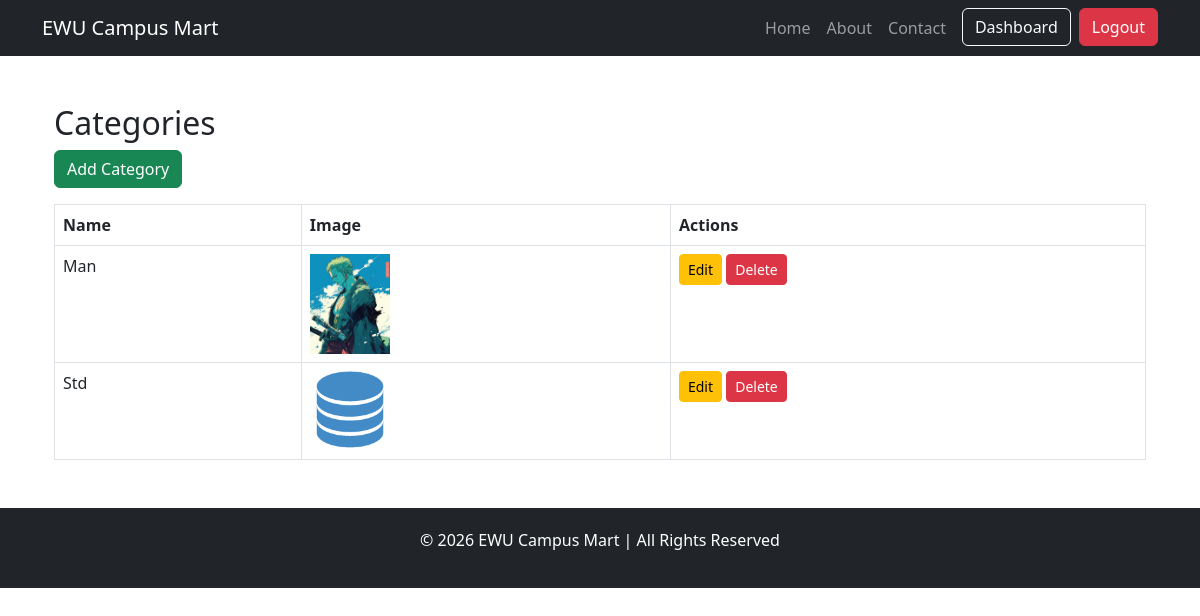
/seller/categories/ (signed in), run on an earlier commit of the app's database.
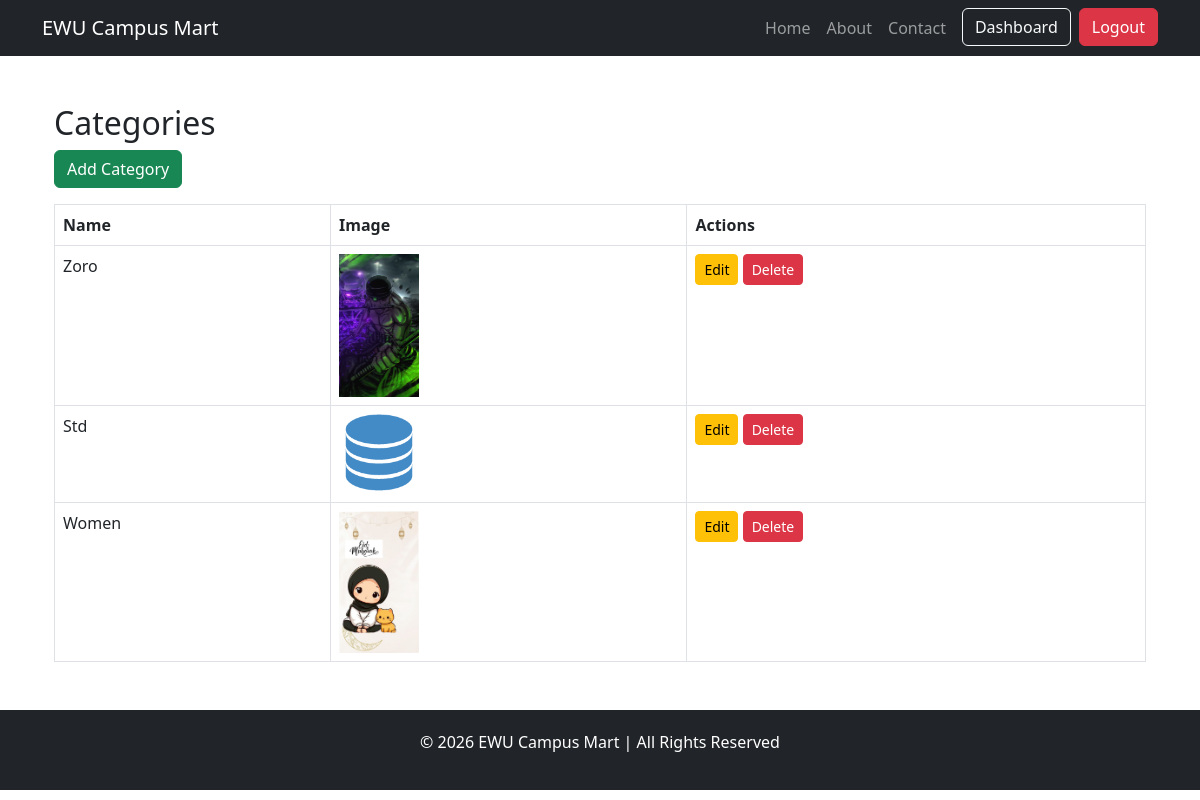
And on a later commit of the database.
### products/models.py (models this page shows, shortened)
class Category(BaseModel):
    category_name = models.CharField(max_length=100)
    slug = models.SlugField(unique=True , null=True , blank=True)
    category_image = models.ImageField(upload_to="categories")

### seller/middlewares.py (the view)
    def wrapped_view(request, *args, **kwargs):
        if not request.user.is_authenticated or not request.user.is_seller:
            return redirect("seller-login")
        return view_func(request, *args, **kwargs)

### seller/views.py (called while the page is built)
@auth
def seller_categories(request):
    categories = Category.objects.all()
    return render(request, 'categories.html', {'categories': categories})

### seller/templates/categories.html
{% extends "seller_base.html" %}
{% block content %}
<div class="container mt-5">
    <h2>Categories</h2>
    <a href="{% url 'add-category' %}" class="btn btn-success mb-3">
        Add Category
    </a>
    <table class="table table-bordered">
        <tr>
            <th>Name</th>
            <th>Image</th>
            <th>Actions</th>
        </tr>
        {% for category in categories %}
        <tr>
            <td>{{ category.category_name }}</td>
            <td>
                {% if category.category_image %}
                    <img src="{{ category.category_image.url }}" width="80">
                {% endif %}
            </td>
            <td>
                <a href="{% url 'edit-category' category.uid %}" class="btn btn-warning btn-sm">Edit</a>
                <a href="{% url 'delete-category' category.uid %}" class="btn btn-danger btn-sm">Delete</a>
            </td>
        </tr>
        {% endfor %}
    </table>
</div>
{% endblock %}

### seller/templates/seller_base.html (shortened to what this page needs)
{% load static %}
<!doctype html>
<html lang="en">
  <head>
    <link
      href="https://cdn.jsdelivr.net/npm/bootstrap@5.3.0/dist/css/bootstrap.min.css"
      rel="stylesheet"
    />
  </head>
  <body>
    <nav class="navbar navbar-expand-lg navbar-dark bg-dark">
      <div class="container">
        <a class="navbar-brand" href="{% url 'seller-home' %}">EWU Campus Mart</a>
        <div class="collapse navbar-collapse" id="navbarNav">
          <ul class="navbar-nav ms-auto">
            <li class="nav-item"><a class="nav-link" href="{% url 'seller-home' %}">Home</a></li>
            <li class="nav-item"><a class="nav-link" href="/about">About</a></li>
            <li class="nav-item"><a class="nav-link" href="/contact">Contact</a></li>
            {% if request.user.is_authenticated and request.user.is_seller %}
              <li class="nav-item">
                <a class="btn btn-outline-light ms-2" href="{% url 'seller-dashboard' %}">Dashboard</a>
              </li>
              <li class="nav-item">
                <a class="btn btn-danger ms-2" href="{% url 'seller-logout' %}">Logout</a>
              </li>
            {% endif %}
          </ul>
        </div>
      </div>
    </nav>
    <div class="container mt-4">
      {% block content %}{% endblock %}
    </div>
    <footer class="text-center mt-5">
      <p>&copy; 2026 EWU Campus Mart | All Rights Reserved</p>
    </footer>
  </body>
</html>

What changed in the data, as far as the page shows it:
changed Category: category_name "Man" → "Zoro"; category_image: a different picture
added Category: category_name "Women", category_image (picture)
